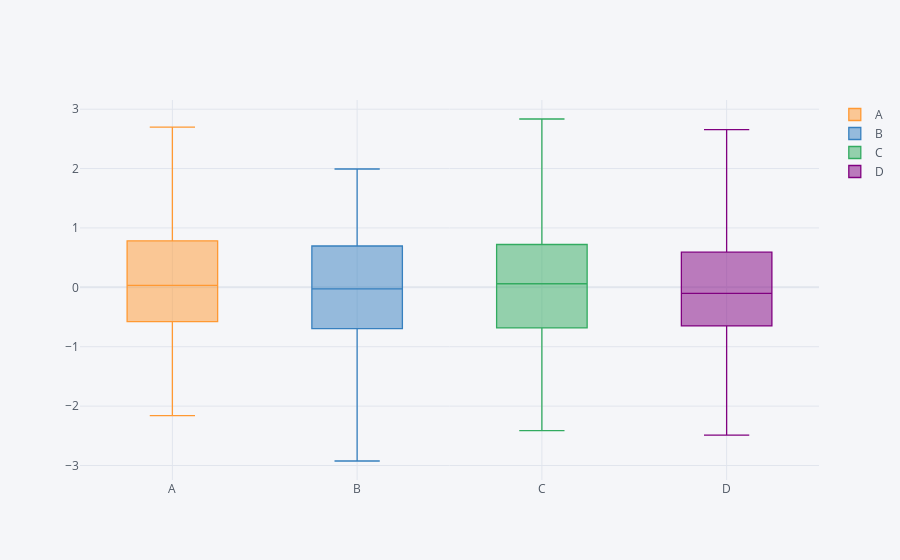

Here is the notebook cell this chart was saved with:
### Markdown cell above
### Box plot

### Code cell
df1.iplot(kind='box')
